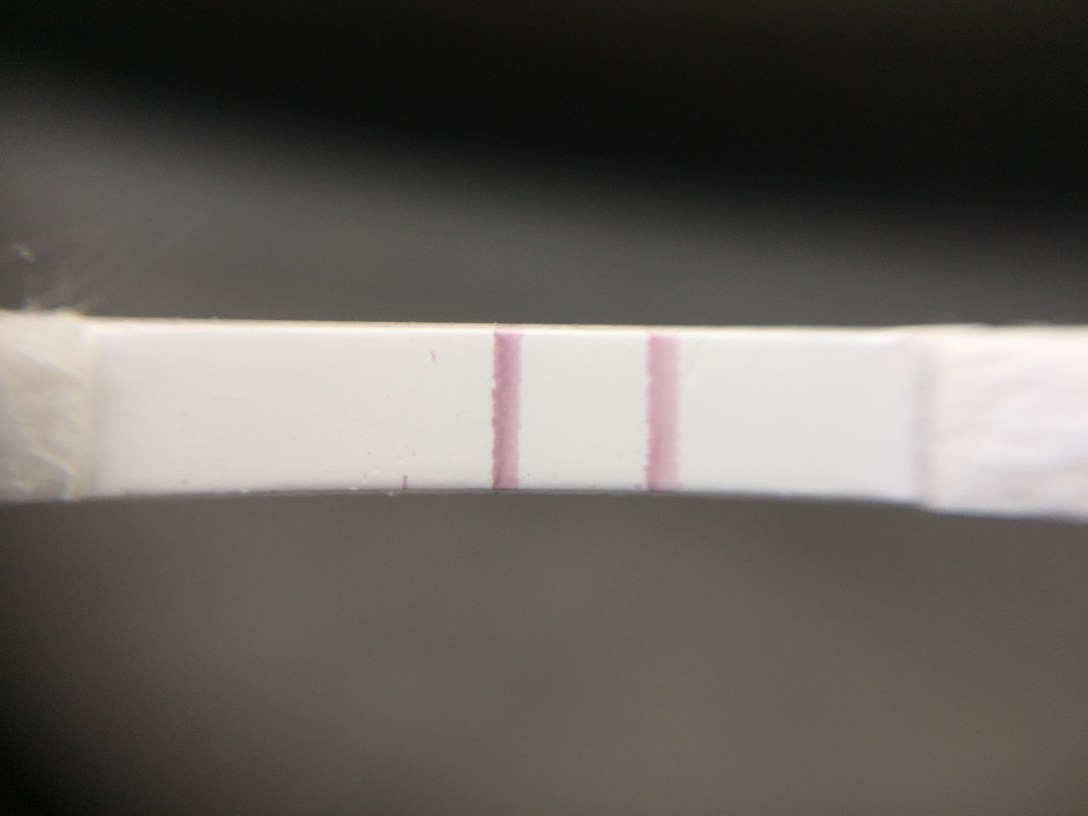
#> input picture Images/10^-1/IMG_3086.JPG, 3264 x 2448 px (shown at 1/3 size); its folder holds only this picture in this run
$ python solution.py   (older library calls are emulated)
#> lines starting #> are read from the running program, lines starting #| are printed output that depends on the picture; after the words box and inside, x2 and y2 are one past the last pixel; in counts of white or black regions, pixels touching at a corner belong together
import cv2
import os
import glob
import numpy as np


labels=os.listdir('Images')
imgnum=0
for l in labels:
    #print(l)
    path=os.path.join('Images/',l)
    print(path)

    for img in glob.glob('{}/*.JPG'.format(path)):

        image=cv2.imread(img)
#> image is the input picture: shape (2448, 3264, 3); mean B, G, R 91, 96.8, 100.5
        image=cv2.resize(image,(500,500))
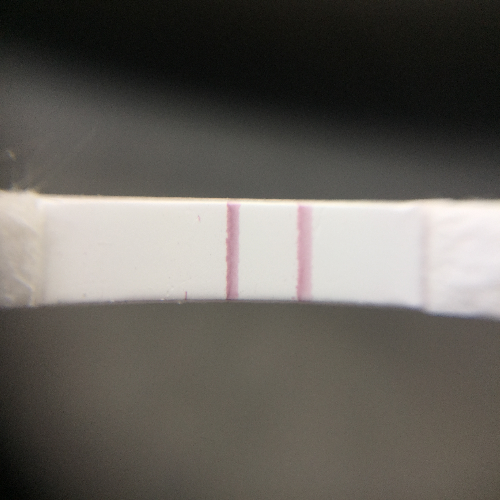
#> image: shape (500, 500, 3); mean B, G, R 90.9, 96.7, 100.4
        greyimage=cv2.imread(img,0)
#> greyimage: shape (2448, 3264); min 0, max 252, mean 97.2
        greyimage=cv2.resize(greyimage,(500,500))
#> greyimage: shape (500, 500)
        retval,thresh=cv2.threshold(greyimage,130,255,cv2.THRESH_BINARY)
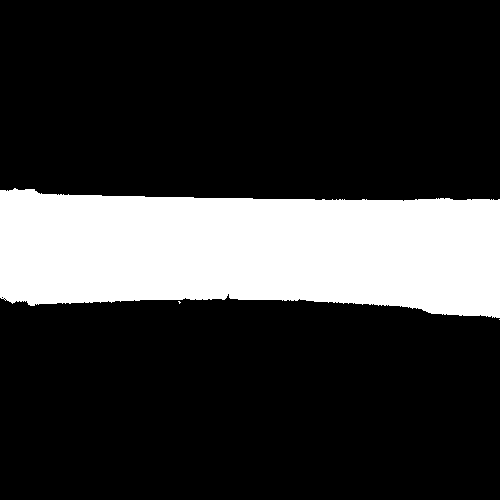
#> thresh: shape (500, 500); 21.3% white; 3 white regions (2 under 20 px), largest, box (x1, y1, x2, y2) and area: (0, 188, 500, 318) 53329
        kernel = np.ones((5,5),np.uint8)
        thresh = cv2.dilate(thresh,kernel,iterations = 1)
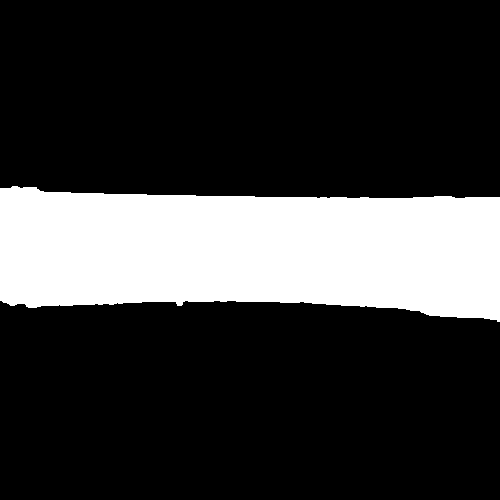
#> thresh: shape (500, 500); 22.3% white; 1 white region
        im2,contours,hier=cv2.findContours(thresh.copy(),cv2.RETR_TREE,cv2.CHAIN_APPROX_SIMPLE)
#> contours = 1 contour; box (x1, y1, x2, y2) and area: (0, 186, 500, 322) 55008
        for cnt in contours:
            x,y,w,h=cv2.boundingRect(cnt)
            if w>50 and h>50:
                output=image[y:y+h,x:x+w]
                cv2.imwrite(str(imgnum)+'.png',output)
#> this loop made 1 pass
#> (x, y, w, h) on pass 1: (0, 186, 500, 136)
#> pass 1, `output=image[y:y+h,x:x+w]`:
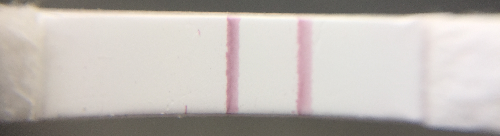
#> output: shape (136, 500, 3); mean B, G, R 181.2, 186.2, 192.3
        imgnum+=1
#> pass 2 of the loop `for l in labels:`:
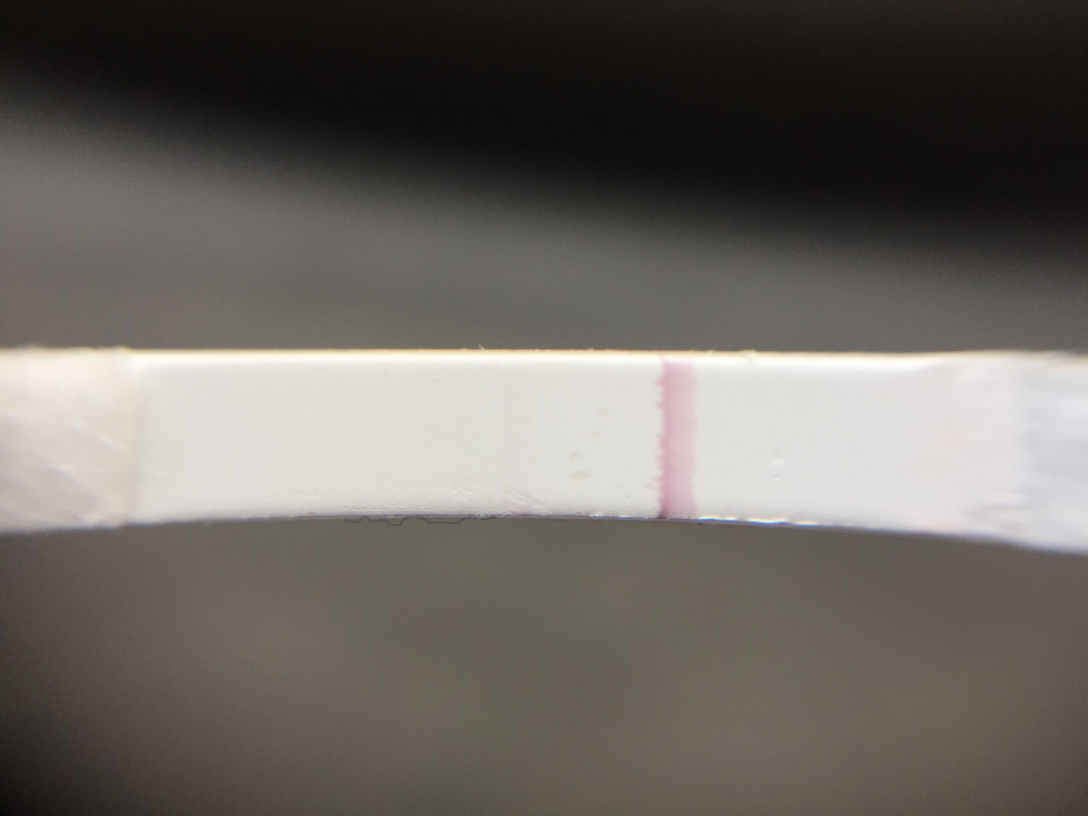
#> input picture Images/10^-10/IMG_3139.JPG, 3264 x 2448 px (shown at 1/3 size)
#> image is the input picture: shape (2448, 3264, 3); mean B, G, R 96.7, 102.3, 107.2
#> image: shape (500, 500, 3)
#> `thresh = cv2.dilate(thresh,kernel,iterations = 1)`:
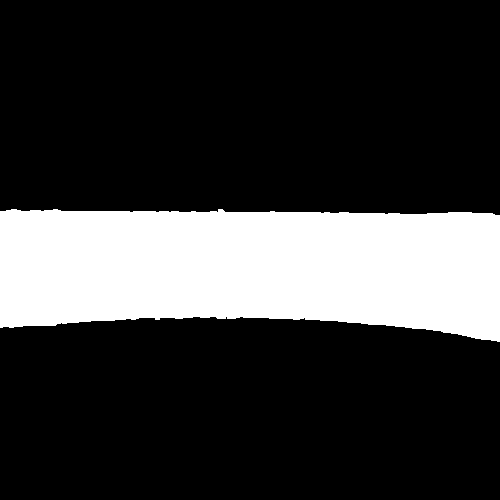
#> thresh: shape (500, 500); 22.4% white; 1 white region
#> contours = 1 contour; box (x1, y1, x2, y2) and area: (0, 209, 500, 342) 55342
#> the loop `for cnt in contours:` made 1 pass
#> (x, y, w, h) on pass 1: (0, 209, 500, 133)
#> pass 1, `output=image[y:y+h,x:x+w]`:
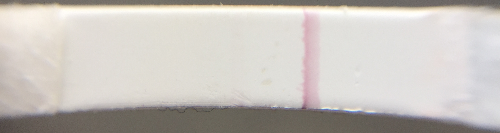
#> output: shape (133, 500, 3); mean B, G, R 188.7, 194.1, 198.9
#> pass 3 of the loop `for l in labels:`:
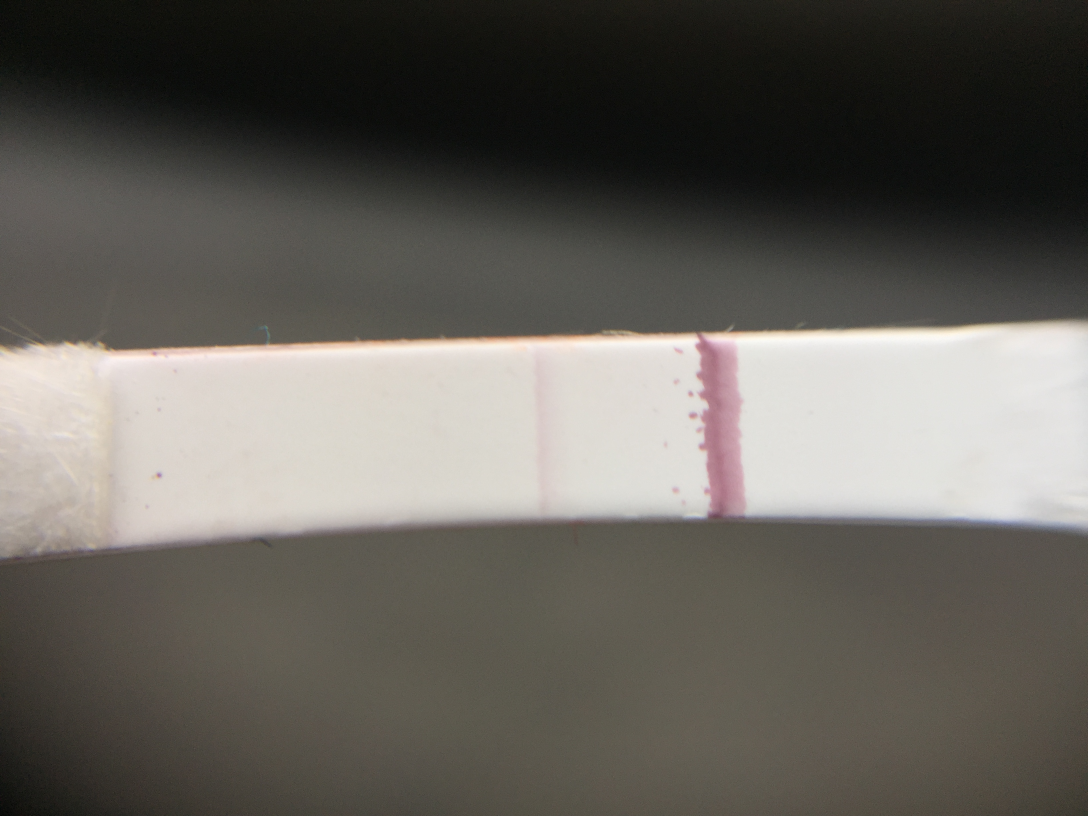
#> input picture Images/10^-4/IMG_3112.JPG, 3264 x 2448 px (shown at 1/3 size)
#> image is the input picture: shape (2448, 3264, 3); mean B, G, R 91.7, 97.7, 101
#> image: shape (500, 500, 3)
#> `thresh = cv2.dilate(thresh,kernel,iterations = 1)`:
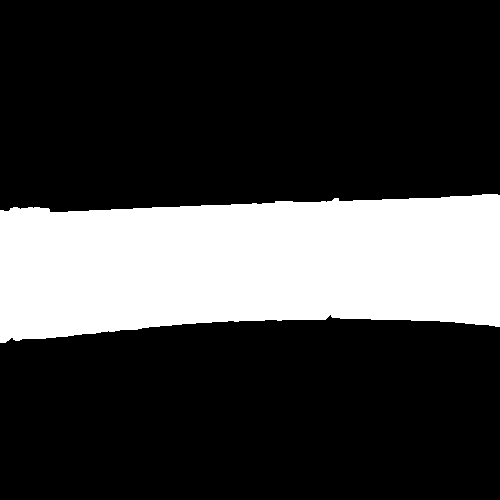
#> thresh: shape (500, 500); 24.4% white; 1 white region
#> contours = 1 contour; box (x1, y1, x2, y2) and area: (0, 194, 500, 343) 60440
#> the loop `for cnt in contours:` made 1 pass
#> (x, y, w, h) on pass 1: (0, 194, 500, 149)
#> pass 1, `output=image[y:y+h,x:x+w]`:
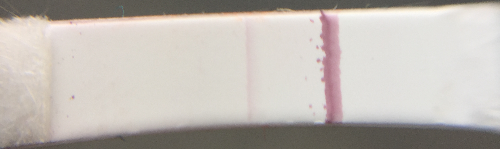
#> output: shape (149, 500, 3); mean B, G, R 179.8, 185.8, 191.9
#> the loop made 4 passes; the first 3 are shown
